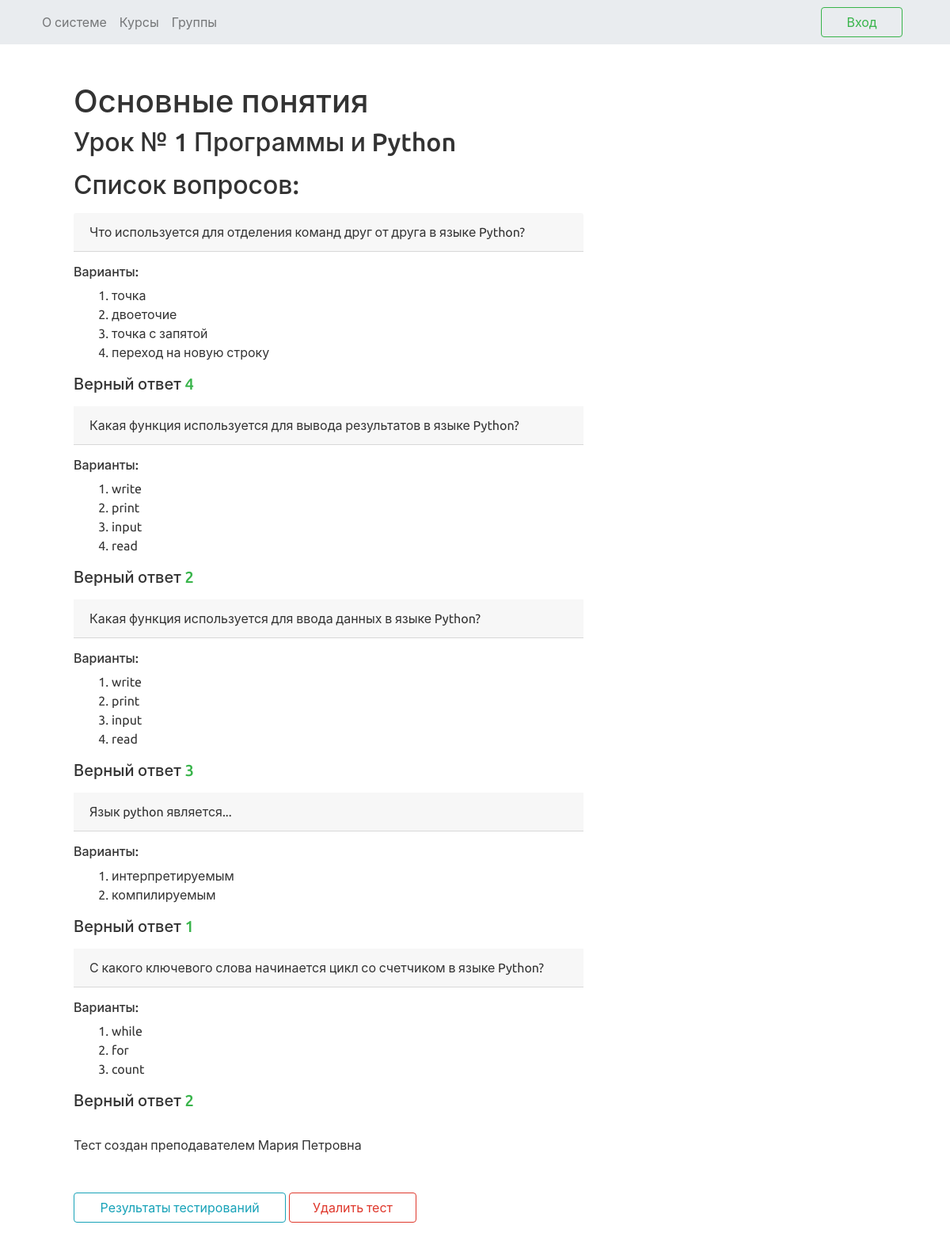
Page /test/3/ on the committed database.
### learn_app/models.py (models this page shows, shortened)
class Test(models.Model):
    user = models.ForeignKey(User, on_delete=models.SET_NULL, null=True)
    lesson = models.ForeignKey(Lesson, on_delete=models.CASCADE, verbose_name='По темам урока')
    theme = models.CharField(max_length=20, verbose_name='Тема тестирования')
    def check_test_stat(self):
        return reverse('check_test_stat', kwargs={'id': self.id})
    def delete_url(self):
        return reverse('test_delete_url', kwargs={'id': self.id})

class Lesson(models.Model):
    number = models.IntegerField(verbose_name='Номер урока')
    theme = models.CharField(max_length=50, verbose_name='Тема урока')
    course = models.ForeignKey(Course, null=True, on_delete=models.SET_NULL, verbose_name='Курс')
    def __str__(self):
        return '{} {}'.format(self.number, self.theme)

class Question(models.Model):
    text = models.CharField(max_length=80, verbose_name='Вопрос')
    test = models.ForeignKey(Test, on_delete=models.CASCADE)
    right_answer = models.IntegerField(verbose_name='Номер правильного ответа')
    answers = models.CharField(max_length=500, verbose_name='Варианты ответов (вводить через ",")',
                               help_text='Введите варианты ответов через , ', null=True)

class User(AbstractUser):
    avatar = models.ImageField(null=True, blank=True, upload_to='media', verbose_name='Аватарка', default='media/default.png')
    user_type = models.ForeignKey(UserType, on_delete=models.CASCADE, null=True, verbose_name='Тип пользвателя')
    username = models.TextField(verbose_name='Имя пользователя', unique=True)
    description = models.TextField(null=True, verbose_name='О себе')
    first_name = models.TextField(verbose_name='Имя')
    last_name = models.TextField(verbose_name='Фамилия')
    score = models.IntegerField(default=0, verbose_name='Балл')
    def __init__(self, *args, **kwargs):
        super(User, self).__init__(*args, **kwargs)
        self._meta.get_field('password').verbose_name = 'Пароль'

### learn_app/views.py (the view)
# urls.py: path('test/<str:id>/', view.TestDetail.as_view(), name='test_detail_url'),
class TestDetail(View):
    model = Test
    template = 'test_detail.html'
    def get(self, request, id):
        test = get_object_or_404(self.model, id__iexact=id)
        question_objects = list(Question.objects.filter(test=test.id))
        questions = []
        for question in question_objects:
            question_info = {}
            question_info['question'] = question.text
            question_info['right_answer'] = question.right_answer
            question_info['answers'] = question.answers.split(',')
            questions.append(question_info)
        return render(request, self.template, context={'test': test, 'questions': questions })

### templates/test_detail.html
{% extends 'base.html' %}
{% block content %}
    {% load static %}
    <link rel="stylesheet" type="text/css" href="{% static 'index.css' %}">
        <div class = 'col-lg-8 p-5'>
            <h1> {{ test.theme | capfirst }} </h1>
            <h2> Урок № {{ test.lesson }} </h2>
            <h2 class="mt-3 mb-3">Список вопросов:</h2>
            <ol class="list-group mt-3 mb-3">
                {% for question in questions %}
                <div class="card-header">{{ question.question }}</div>
                <h6 class="mt-3">Варианты:</h6>
                <ol class="pl-5">
                    {% for answer in question.answers%}
                        <li>{{ answer }}</li>
                    {% endfor %}
                </ol>
                <h5 class="mt-3 mb-3" >Верный ответ <span class="text-success">{{ question.right_answer }}</span></h5>
                {% endfor %}
            </ol>
            <div>Тест создан преподавателем {{ test.user.first_name }} {{ test.user.last_name }}</div>
            <a href="{{ test.check_test_stat }}" class="btn btn-outline-info mt-5 col-lg-5"> Результаты тестирований </a>
            <a href="{{ test.delete_url }}" class="btn btn-outline-danger mt-5 col-lg-3"> Удалить тест </a>
        </div>
{% endblock %}

### easy_learn/static/index.css (style rules this page uses)
* { padding: 0px; margin: 0px; }

### rows in the picture
Test: theme "Основные понятия", lesson "1 Программы и Python", user.first_name "Мария", user.last_name "Петровна"
Question: question "Что используется для отделения команд друг от друга в языке Python?"
Question: question "Какая функция используется для вывода результатов в языке Python?"
Question: question "Какая функция используется для ввода данных в языке Python?"
Question: question "Язык python является..."
Question: question "С какого ключевого слова начинается цикл со счетчиком в языке Python?"

### other values in the picture
{{ answer }} "точка" "двоеточие" "точка с запятой" "переход на новую строку" "write" "print" "input" "read" "write" "print" "input" "read" "интерпретируемым" "компилируемым" "while" "for" "count"
{{ question.right_answer }} "4" "2" "3" "1" "2"
